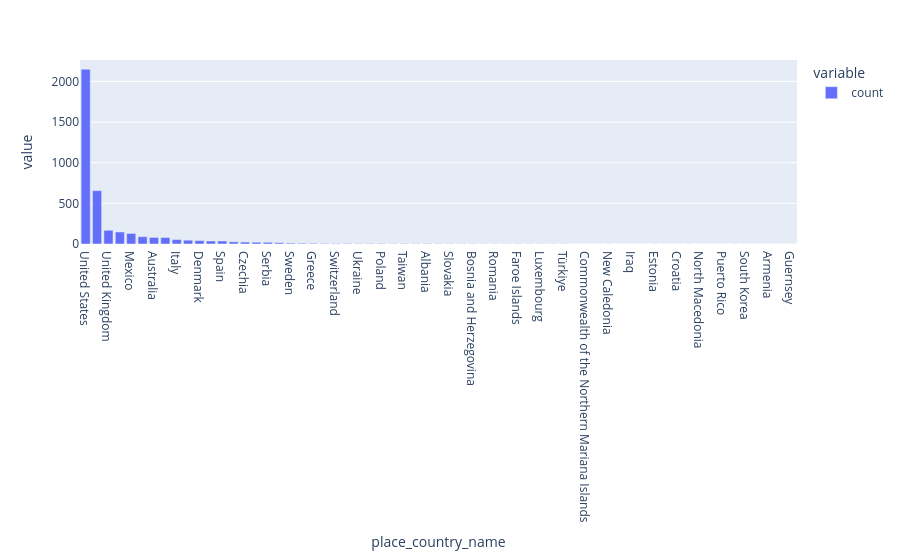

The notebook cell this image was saved under:
### Markdown cell above
## Country distribution

Where observations were submitted from, as a secondary geography check.

### Code cell
fig = px.bar(
    df["place_country_name"].value_counts()
)

fig.show()

### Figure 1 — Plotly figure (JSON) as saved in the notebook; plotly's stock layout.template omitted (floating-point values rounded to 4 significant figures)
{"data": [{"hovertemplate": "variable=count<br>place_country_name=%{x}<br>value=%{y}<extra></extra>", "legendgroup": "count", "marker": {"color": "#636efa", "pattern": {"shape": ""}}, "name": "count", "orientation": "v", "showlegend": true, "textposition": "auto", "type": "bar", "x": ["United States", "New Zealand", "United Kingdom", "Canada", "Mexico", "France", "Australia", "Germany", "Italy", "Russia", "Denmark", "South Africa", "Spain", "Portugal", "Czechia", "Netherlands", "Serbia", "Ecuador", "Sweden", "Belgium", "Greece", "Chile", "Switzerland", "Austria", "Ukraine", "Finland", "Poland", "Brazil", "Taiwan", "Israel", "Albania", "Ireland", "Slovakia", "Lithuania", "Bosnia and Herzegovina", "Japan", "Romania", "Hong Kong", "Faroe Islands", "Belarus", "Luxembourg", "Slovenia", "Türkiye", "Kyrgyzstan", "Commonwealth of the Northern Mariana Islands", "China", "New Caledonia", "Costa Rica", "Iraq", "North Korea", "Estonia", "Vietnam", "Croatia", "Colombia", "North Macedonia", "Kosovo", "Puerto Rico", "Argentina", "South Korea", "Guatemala", "Armenia", "Indonesia", "Guernsey"], "xaxis": "x", "y": [2151, 657, 169, 148, 130, 90, 81, 80, 55, 47, 42, 37, 37, 27, 24, 22, 21, 16, 11, 9, 8, 6, 6, 6, 5, 5, 5, 4, 4, 4, 4, 4, 3, 3, 3, 2, 2, 2, 2, 2, 2, 2, 2, 1, 1, 1, 1, 1, 1, 1, 1, 1, 1, 1, 1, 1, 1, 1, 1, 1, 1, 1, 1], "yaxis": "y"}], "layout": {"barmode": "relative", "legend": {"title": {"text": "variable"}, "tracegroupgap": 0}, "margin": {"t": 60}, "xaxis": {"anchor": "y", "domain": [0, 1], "title": {"text": "place_country_name"}}, "yaxis": {"anchor": "x", "domain": [0, 1], "title": {"text": "value"}}}}
